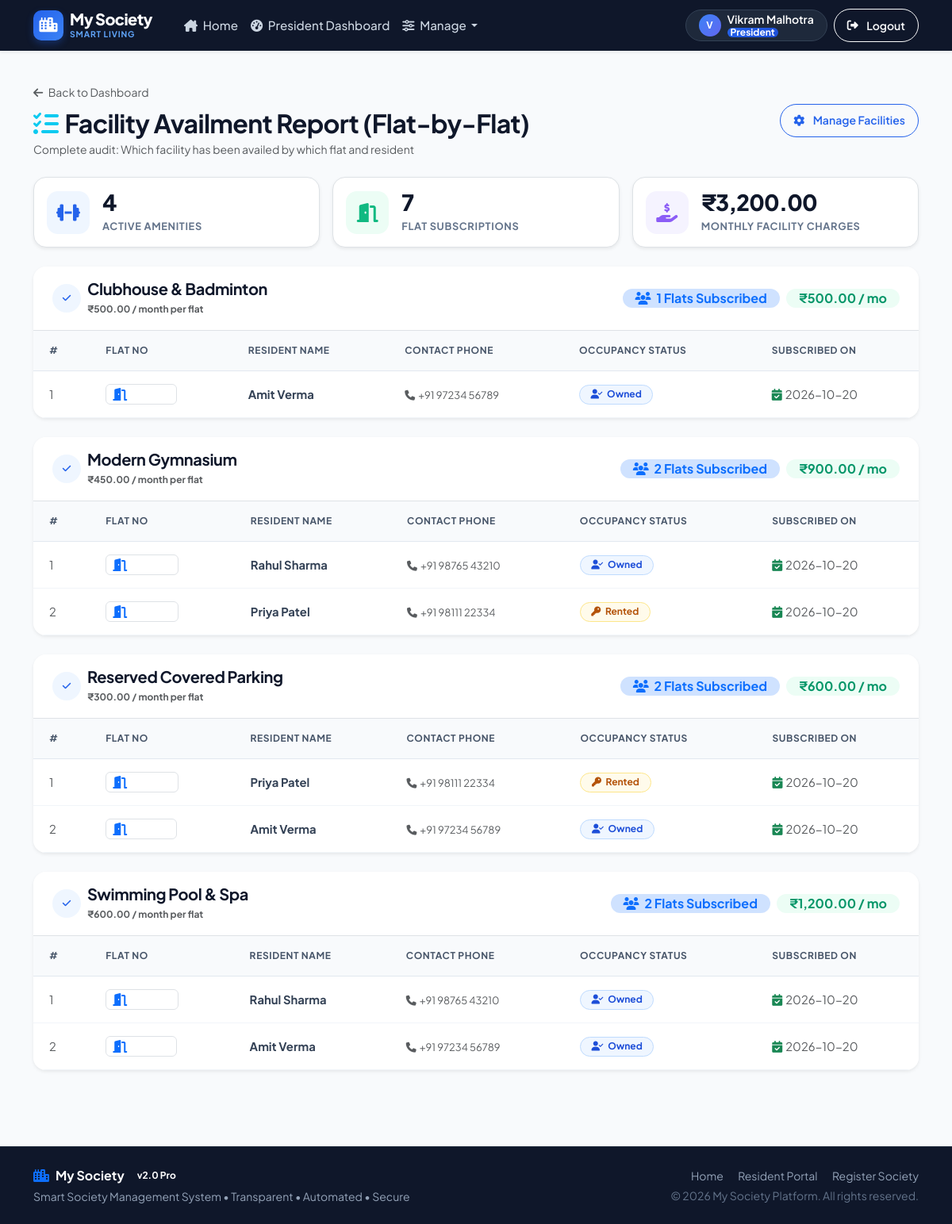
Page /president/facility_usage (signed in) on the committed database.
### tables this page shows
CREATE TABLE facilities (
            id INTEGER PRIMARY KEY AUTOINCREMENT,
            name TEXT NOT NULL,
            description TEXT,
            monthly_cost REAL NOT NULL DEFAULT 0,
            society_id INTEGER NOT NULL,
            created_at TIMESTAMP DEFAULT CURRENT_TIMESTAMP,
            FOREIGN KEY (society_id) REFERENCES societies(id)
        );

CREATE TABLE flat_facilities (
            id INTEGER PRIMARY KEY AUTOINCREMENT,
            user_id INTEGER NOT NULL,
            facility_id INTEGER NOT NULL,
            availed_date TIMESTAMP DEFAULT CURRENT_TIMESTAMP,
            FOREIGN KEY (user_id) REFERENCES users(id),
            FOREIGN KEY (facility_id) REFERENCES facilities(id),
            UNIQUE(user_id, facility_id)
        );

CREATE TABLE users (
            id INTEGER PRIMARY KEY AUTOINCREMENT,
            name TEXT NOT NULL,
            email TEXT UNIQUE NOT NULL,
            password TEXT NOT NULL,
            phone TEXT,
            role TEXT NOT NULL DEFAULT 'member',
            society_id INTEGER,
            flat_no TEXT,
            flat_status TEXT DEFAULT 'owned',
            created_at TIMESTAMP DEFAULT CURRENT_TIMESTAMP,
            FOREIGN KEY (society_id) REFERENCES societies(id)
        );

### app.py (the view)
@app.route('/president/facility_usage')
@president_required
def facility_usage():
    db = get_db()
    society_id = session.get('society_id')
    facilities = db.execute('SELECT * FROM facilities WHERE society_id = ? ORDER BY name ASC', (society_id,)).fetchall()
    facility_data = []
    total_opted_count = 0
    total_facility_revenue = 0
    for f in facilities:
        users = db.execute('''
            SELECT u.name, u.flat_no, u.flat_status, u.phone, ff.availed_date
            FROM flat_facilities ff
            JOIN users u ON ff.user_id = u.id
            WHERE ff.facility_id = ?
            ORDER BY u.flat_no ASC
        ''', (f['id'],)).fetchall()
        rev = len(users) * f['monthly_cost']
        total_opted_count += len(users)
        total_facility_revenue += rev
        facility_data.append({
            'facility': f,
            'users': users,
            'user_count': len(users),
            'revenue': rev
        })
    db.close()
    return render_template(
        'president/facility_usage.html',
        facility_data=facility_data,
        total_opted_count=total_opted_count,
        total_facility_revenue=total_facility_revenue
    )

### app.py (called while the page is built)
@app.context_processor
def inject_global_vars():
    return {
        'current_year': datetime.now().year,
        'current_month': datetime.now().month
    }

def president_required(f):
    from functools import wraps
    @wraps(f)
    def decorated_function(*args, **kwargs):
        if 'user_id' not in session:
            flash('Please log in first.', 'warning')
            return redirect(url_for('login'))
        if session.get('role') != 'president':
            flash('Access restricted. President privileges required.', 'danger')
            return redirect(url_for('member_dashboard'))
        return f(*args, **kwargs)
    return decorated_function

### database.py (called while the page is built)
def get_db():
    conn = sqlite3.connect(DATABASE)
    conn.row_factory = sqlite3.Row
    conn.execute('PRAGMA foreign_keys = ON')
    return conn

### templates/president/facility_usage.html (shortened to what this page needs)
{% extends 'base.html' %}
{% block content %}
<div class="container py-4">
    <div class="d-flex flex-wrap justify-content-between align-items-center gap-3 mb-4">
        <div>
            <a href="{{ url_for('president_dashboard') }}" class="text-decoration-none text-muted small">
                <i class="fa-solid fa-arrow-left me-1"></i> Back to Dashboard
            </a>
            <h2 class="fw-bold text-slate-900 mt-2 mb-1">
                <i class="fa-solid fa-list-check text-info me-2"></i>Facility Availment Report (Flat-by-Flat)
            </h2>
            <p class="text-muted small mb-0">Complete audit: Which facility has been availed by which flat and resident</p>
        </div>
        <div class="d-flex gap-2">
            <a href="{{ url_for('manage_facilities') }}" class="btn btn-outline-primary rounded-pill btn-sm px-3">
                <i class="fa-solid fa-gear me-1"></i> Manage Facilities
            </a>
        </div>
    </div>
    <div class="row g-3 mb-4">
        <div class="col-md-4">
            <div class="p-3 bg-white rounded-4 shadow-sm border border-slate-200 d-flex align-items-center gap-3">
                <div class="stat-icon-wrapper icon-blue">
                    <i class="fa-solid fa-dumbbell"></i>
                </div>
                <div>
                    <div class="stat-val fs-3">{{ facility_data|length }}</div>
                    <div class="stat-lbl">Active Amenities</div>
                </div>
            </div>
        </div>
        <div class="col-md-4">
            <div class="p-3 bg-white rounded-4 shadow-sm border border-slate-200 d-flex align-items-center gap-3">
                <div class="stat-icon-wrapper icon-green">
                    <i class="fa-solid fa-door-open"></i>
                </div>
                <div>
                    <div class="stat-val fs-3">{{ total_opted_count }}</div>
                    <div class="stat-lbl">Flat Subscriptions</div>
                </div>
            </div>
        </div>
        <div class="col-md-4">
            <div class="p-3 bg-white rounded-4 shadow-sm border border-slate-200 d-flex align-items-center gap-3">
                <div class="stat-icon-wrapper icon-purple">
                    <i class="fa-solid fa-hand-holding-dollar"></i>
                </div>
                <div>
                    <div class="stat-val fs-3">₹{{ "{:,.2f}".format(total_facility_revenue) }}</div>
                    <div class="stat-lbl">Monthly Facility Charges</div>
                </div>
            </div>
        </div>
    </div>
    {% if facility_data %}
        {% for item in facility_data %}
        <div class="card shadow-sm border-0 mb-4 overflow-hidden">
            <div class="card-header bg-slate-50 py-3 d-flex flex-wrap justify-content-between align-items-center gap-2 border-bottom">
                <div class="d-flex align-items-center gap-2">
                    <div class="avatar-circle icon-blue" style="width: 36px; height: 36px;">
                        <i class="fa-solid fa-check"></i>
                    </div>
                    <div>
                        <h5 class="fw-bold mb-0 text-slate-900">{{ item.facility.name }}</h5>
                        <span class="text-xs text-muted">₹{{ "{:,.2f}".format(item.facility.monthly_cost) }} / month per flat</span>
                    </div>
                </div>
                <div class="d-flex align-items-center gap-2">
                    <span class="badge bg-primary-subtle text-primary rounded-pill px-3 py-1 fs-6">
                        <i class="fa-solid fa-users me-1"></i> {{ item.user_count }} Flats Subscribed
                    </span>
                    <span class="badge bg-emerald-subtle text-emerald rounded-pill px-3 py-1 fs-6">
                        ₹{{ "{:,.2f}".format(item.revenue) }} / mo
                    </span>
                </div>
            </div>
            <div class="card-body p-0">
                {% if item.users %}
                    <div class="table-responsive">
                        <table class="table table-pro mb-0">
                            <thead>
                                <tr>
                                    <th>#</th>
                                    <th>Flat No</th>
                                    <th>Resident Name</th>
                                    <th>Contact Phone</th>
                                    <th>Occupancy Status</th>
                                    <th>Subscribed On</th>
                                </tr>
                            </thead>
                            <tbody>
                                {% for u in item.users %}
                                <tr>
                                    <td class="text-muted">{{ loop.index }}</td>
                                    <td>
                                        <span class="badge bg-slate-100 text-slate-900 fw-bold border px-2 py-1 fs-6">
                                            <i class="fa-solid fa-door-open text-primary me-1"></i>{{ u.flat_no or 'N/A' }}
                                        </span>
                                    </td>
                                    <td>
                                        <div class="fw-bold text-slate-900">{{ u.name }}</div>
                                    </td>
                                    <td>
                                        <span class="text-muted small"><i class="fa-solid fa-phone me-1"></i>{{ u.phone or 'N/A' }}</span>
                                    </td>
                                    <td>
                                        {% if u.flat_status == 'owned' %}
                                            <span class="badge badge-pill-status badge-status-owned"><i class="fa-solid fa-user-check"></i> Owned</span>
                                        {% elif u.flat_status == 'rented' %}
                                            <span class="badge badge-pill-status badge-status-rented"><i class="fa-solid fa-key"></i> Rented</span>
                                        {% else %}
                                            <span class="badge badge-pill-status badge-status-empty"><i class="fa-solid fa-door-closed"></i> Empty</span>
                                        {% endif %}
                                    </td>
                                    <td class="text-muted small">
                                        <i class="fa-solid fa-calendar-check me-1 text-success"></i>{{ u.availed_date[:10] }}
                                    </td>
                                </tr>
                                {% endfor %}
                            </tbody>
                        </table>
                    </div>
                {% else %}
                    <div class="p-4 text-center text-muted">
                        <i class="fa-solid fa-info-circle text-slate-400 me-1"></i> No residents have opted into this facility yet.
                    </div>
                {% endif %}
            </div>
        </div>
        {% endfor %}
    {% endif %}
</div>
{% endblock %}

### templates/base.html (shortened to what this page needs)
<!DOCTYPE html>
<html lang="en">
<head>
    <link href="https://cdn.jsdelivr.net/npm/bootstrap@5.3.2/dist/css/bootstrap.min.css" rel="stylesheet">
    <link rel="stylesheet" href="https://cdnjs.cloudflare.com/ajax/libs/font-awesome/6.5.1/css/all.min.css">
    <link rel="stylesheet" href="{{ url_for('static', filename='css/style.css') }}">
</head>
<body class="d-flex flex-column min-vh-100">
    <header class="app-header sticky-top">
        <nav class="navbar navbar-expand-lg navbar-dark bg-dark-slate shadow-sm py-2">
            <div class="container">
                <a class="navbar-brand d-flex align-items-center gap-2" href="{{ url_for('index') }}">
                    <div class="brand-icon-wrapper">
                        <i class="fa-solid fa-city"></i>
                    </div>
                    <div>
                        <span class="brand-text">My Society</span>
                        <span class="brand-badge">Smart Living</span>
                    </div>
                </a>
                <div class="collapse navbar-collapse" id="navbarContent">
                    <ul class="navbar-nav me-auto mb-2 mb-lg-0 ms-lg-3">
                        <li class="nav-item">
                            <a class="nav-link {% if request.endpoint == 'index' %}active{% endif %}" href="{{ url_for('index') }}">
                                <i class="fa-solid fa-house-chimney me-1"></i> Home
                            </a>
                        </li>
                        {% if session.user_id %}
                            {% if session.role == 'president' %}
                                <li class="nav-item">
                                    <a class="nav-link {% if 'president' in request.endpoint %}active{% endif %}" href="{{ url_for('president_dashboard') }}">
                                        <i class="fa-solid fa-gauge-high me-1"></i> President Dashboard
                                    </a>
                                </li>
                                <li class="nav-item dropdown">
                                    <a class="nav-link dropdown-toggle" href="#" role="button" data-bs-toggle="dropdown">
                                        <i class="fa-solid fa-sliders me-1"></i> Manage
                                    </a>
                                </li>
                            {% endif %}
                        {% endif %}
                    </ul>
                    <div class="d-flex align-items-center gap-2">
                        {% if session.user_id %}
                            <div class="user-pill d-flex align-items-center gap-2 bg-dark-slate-lighter px-3 py-1 rounded-pill border border-slate-700">
                                <div class="avatar-circle">
                                    {{ session.user_name[:1]|upper }}
                                </div>
                                <div class="user-meta text-start lh-1">
                                    <div class="user-name text-white fw-semibold small">{{ session.user_name }}</div>
                                    <div class="user-role-badge">
                                        {% if session.role == 'president' %}
                                            <span class="badge bg-primary-gradient py-0 px-1 text-xs">President</span>
                                        {% else %}
                                            <span class="badge bg-emerald-subtle text-emerald py-0 px-1 text-xs">Flat {{ session.flat_no or 'Resident' }}</span>
                                        {% endif %}
                                    </div>
                                </div>
                            </div>
                            <a href="{{ url_for('logout') }}" class="btn btn-outline-light btn-sm rounded-pill px-3" title="Sign Out">
                                <i class="fa-solid fa-right-from-bracket me-1"></i> Logout
                            </a>
                        {% endif %}
                    </div>
                </div>
            </div>
        </nav>
    </header>
    <main class="flex-grow-1">
        {% block content %}{% endblock %}
    </main>
    <footer class="app-footer mt-5 bg-dark-slate text-slate-400 py-4 border-top border-slate-800">
        <div class="container">
            <div class="row align-items-center gy-3">
                <div class="col-md-6 text-center text-md-start">
                    <div class="d-flex align-items-center justify-content-center justify-content-md-start gap-2 mb-1">
                        <i class="fa-solid fa-city text-primary"></i>
                        <span class="text-white fw-bold">My Society</span>
                        <span class="badge bg-slate-800 text-slate-300 rounded-pill text-xs">v2.0 Pro</span>
                    </div>
                    <p class="small text-slate-400 mb-0">Smart Society Management System • Transparent • Automated • Secure</p>
                </div>
                <div class="col-md-6 text-center text-md-end">
                    <div class="footer-links small mb-1">
                        <a href="{{ url_for('index') }}" class="text-slate-400 text-decoration-none me-3 hover-white">Home</a>
                        <a href="{{ url_for('login') }}" class="text-slate-400 text-decoration-none me-3 hover-white">Resident Portal</a>
                        <a href="{{ url_for('register') }}" class="text-slate-400 text-decoration-none hover-white">Register Society</a>
                    </div>
                    <p class="small text-slate-500 mb-0">&copy; {{ current_year }} My Society Platform. All rights reserved.</p>
                </div>
            </div>
        </div>
    </footer>
</body>
</html>

### rows in the picture
facilities: facility.name "Clubhouse & Badminton", facility.monthly_cost "500.00"
flat_facilities: name "Amit Verma", phone "+91 97234 56789", shows "Owned", availed_date "2026-10-20"
facilities: facility.name "Modern Gymnasium", facility.monthly_cost "450.00"
flat_facilities: name "Rahul Sharma", phone "+91 98765 43210", shows "Owned", availed_date "2026-10-20"
flat_facilities: name "Priya Patel", phone "+91 98111 22334", shows "Rented", availed_date "2026-10-20"
facilities: facility.name "Reserved Covered Parking", facility.monthly_cost "300.00"
flat_facilities: name "Priya Patel", phone "+91 98111 22334", shows "Rented", availed_date "2026-10-20"
flat_facilities: name "Amit Verma", phone "+91 97234 56789", shows "Owned", availed_date "2026-10-20"
facilities: facility.name "Swimming Pool & Spa", facility.monthly_cost "600.00"
flat_facilities: name "Rahul Sharma", phone "+91 98765 43210", shows "Owned", availed_date "2026-10-20"
flat_facilities: name "Amit Verma", phone "+91 97234 56789", shows "Owned", availed_date "2026-10-20"

### other values in the picture
{{ session.user_name[:1]|upper }} "V"
{{ session.user_name }} "Vikram Malhotra"
{{ facility_data|length }} "4"
{{ total_opted_count }} "7"
{{ "{:,.2f}".format(total_facility_revenue) }} "3,200.00"
{{ item.user_count }} "1" "2" "2" "2"
{{ "{:,.2f}".format(item.revenue) }} "500.00" "900.00" "600.00" "1,200.00"
